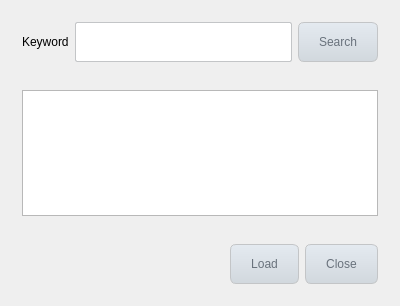
<?xml version="1.0" encoding="UTF-8"?>
<ui version="4.0">
 <class>Dlg_FindFiles</class>
 <widget class="QDialog" name="Dlg_FindFiles">
  <property name="geometry">
   <rect>
    <x>0</x>
    <y>0</y>
    <width>400</width>
    <height>300</height>
   </rect>
  </property>
  <property name="windowTitle">
   <string>Dlg_FindFiles</string>
  </property>
  <property name="styleSheet">
   <string notr="true">QPushButton {
	border: 1px solid #c3c5c7;
	background-color: qlineargradient(spread:pad, x1:0, y1:0, x2:0, y2:1, stop:0 rgba(228, 234, 240, 255), stop:0.5 rgba(219, 225, 231, 255), stop:1 rgba(209, 216, 221, 255));
	color: rgb(105, 114, 124);
	border-radius: 6px;
	padding-right: 20px;
	padding-left: 20px;
	padding-top:4px;
	padding-bottom: 4px;
 }
QPushButton:pressed, QPushButton:checked {
	border: 1px solid #4e78cd;
	background-color: qlineargradient(spread:pad, x1:0, y1:0, x2:0, y2:1, stop:0 rgba(124, 155, 220, 255), stop:0.5 rgba(137, 172, 224, 255), stop:1 rgba(136, 171, 242, 255));
	color: rgb(255, 255, 255);
 }
QPushButton:disabled {
	border: 1px solid #c2cdd2;
	background-color: qlineargradient(spread:pad, x1:0, y1:0, x2:0, y2:1, stop:0 rgba(248, 249, 251, 255), stop:1 rgba(239, 238, 244, 255));
	color: rgba(205, 205, 210,255);
}
QPushButton:flat {
     border: none; 
}

QScrollBar:vertical {
	width: 35px;
	border: none;
	background: #DDDDDD;
	margin: 35px 0 35px 0;
}
QScrollBar::handle:vertical {
	min-height: 40px;
}
QScrollBar::add-line:vertical {
	height: 35px;
	subcontrol-position: bottom;
	subcontrol-origin: margin;
}
QScrollBar::sub-line:vertical {
	height: 35px;
	subcontrol-position: top;
	subcontrol-origin: margin;
}
QScrollBar::add-page:vertical, QScrollBar::sub-page:vertical {
	background: none;
}</string>
  </property>
  <layout class="QVBoxLayout" name="verticalLayout">
   <item>
    <widget class="QWidget" name="widget_search" native="true">
     <layout class="QHBoxLayout" name="horizontalLayout_3">
      <item>
       <widget class="QLabel" name="lbl_keyword">
        <property name="text">
         <string>Keyword</string>
        </property>
       </widget>
      </item>
      <item>
       <widget class="QPushButton" name="btn_input_keyword">
        <property name="sizePolicy">
         <sizepolicy hsizetype="Expanding" vsizetype="Fixed">
          <horstretch>0</horstretch>
          <verstretch>0</verstretch>
         </sizepolicy>
        </property>
        <property name="minimumSize">
         <size>
          <width>0</width>
          <height>40</height>
         </size>
        </property>
        <property name="styleSheet">
         <string notr="true">QPushButton#btn_input_keyword {
	border: 1px solid #c3c5c7;
	background-color: white;
	color: black;
	border-radius: 2px;
	text-align: left;
}
QPushButton#btn_input_keyword:disabled {
	border: 1px solid #c2cdd2;
	background-color: grey;
	color: rgba(205, 205, 210,255);
}
</string>
        </property>
        <property name="text">
         <string notr="true"/>
        </property>
       </widget>
      </item>
      <item>
       <widget class="QPushButton" name="btn_search">
        <property name="minimumSize">
         <size>
          <width>0</width>
          <height>40</height>
         </size>
        </property>
        <property name="text">
         <string notr="true">Search</string>
        </property>
       </widget>
      </item>
     </layout>
    </widget>
   </item>
   <item>
    <widget class="QWidget" name="widget_file_list" native="true">
     <layout class="QHBoxLayout" name="horizontalLayout_2">
      <item>
       <widget class="QTableWidget" name="table_files">
        <property name="editTriggers">
         <set>QAbstractItemView::NoEditTriggers</set>
        </property>
        <property name="selectionMode">
         <enum>QAbstractItemView::SingleSelection</enum>
        </property>
        <property name="selectionBehavior">
         <enum>QAbstractItemView::SelectRows</enum>
        </property>
        <property name="showGrid">
         <bool>false</bool>
        </property>
        <attribute name="horizontalHeaderVisible">
         <bool>false</bool>
        </attribute>
        <attribute name="horizontalHeaderDefaultSectionSize">
         <number>100</number>
        </attribute>
        <attribute name="verticalHeaderVisible">
         <bool>false</bool>
        </attribute>
        <attribute name="verticalHeaderDefaultSectionSize">
         <number>40</number>
        </attribute>
        <column>
         <property name="text">
          <string notr="true">File Name</string>
         </property>
        </column>
        <column>
         <property name="text">
          <string notr="true">Directory</string>
         </property>
        </column>
       </widget>
      </item>
     </layout>
    </widget>
   </item>
   <item>
    <widget class="QWidget" name="widget_command" native="true">
     <layout class="QHBoxLayout" name="horizontalLayout">
      <item>
       <spacer name="horizontalSpacer">
        <property name="orientation">
         <enum>Qt::Horizontal</enum>
        </property>
        <property name="sizeHint" stdset="0">
         <size>
          <width>204</width>
          <height>20</height>
         </size>
        </property>
       </spacer>
      </item>
      <item>
       <widget class="QPushButton" name="btn_load">
        <property name="minimumSize">
         <size>
          <width>0</width>
          <height>40</height>
         </size>
        </property>
        <property name="text">
         <string>Load</string>
        </property>
       </widget>
      </item>
      <item>
       <widget class="QPushButton" name="btn_close">
        <property name="minimumSize">
         <size>
          <width>0</width>
          <height>40</height>
         </size>
        </property>
        <property name="text">
         <string>Close</string>
        </property>
       </widget>
      </item>
     </layout>
    </widget>
   </item>
  </layout>
 </widget>
 <layoutdefault spacing="6" margin="11"/>
 <resources/>
 <connections/>
</ui>
